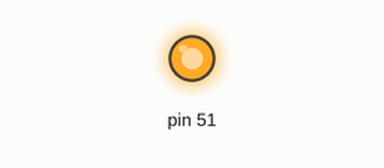
Bench run of a sketch on a simulated Arduino Mega 2560, built with avr-gcc and run on an emulated ATmega2560. Shown: output pins drawn as LEDs (lit = HIGH). Pins used as bus, display or sensor lines are not drawn.

Above: at 1.0 s.
At 3.0 s:
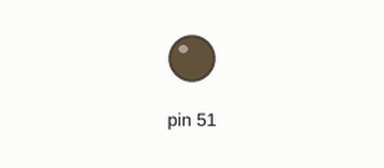
Timing chart, 0 to 5.2 s (numbered marks = the images above):
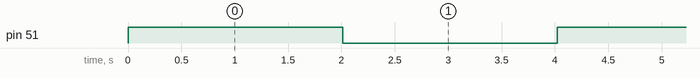

Measured:
- by itself, pin 51: alternates HIGH for 2.0 s and LOW for 2.0 s

The sketch:

STEPER.ino
```cpp
void setup() {
  // put your setup code here, to run once:
  pinMode(53,OUTPUT);
  pinMode(51,OUTPUT);
}


void loop() {
  // put your main code here, to run repeatedly:
  peristaltica(1,5);
  delay(500);
  peristaltica(0,5);
  delay(500);
}

void peristaltica(int dir,int v){
  for(int i=0;i<200*v;i++){
    digitalWrite(51,dir);
    digitalWrite(53,HIGH);
    delayMicroseconds(750);
    digitalWrite(53,LOW);
    delayMicroseconds(750);
  }
}
```
